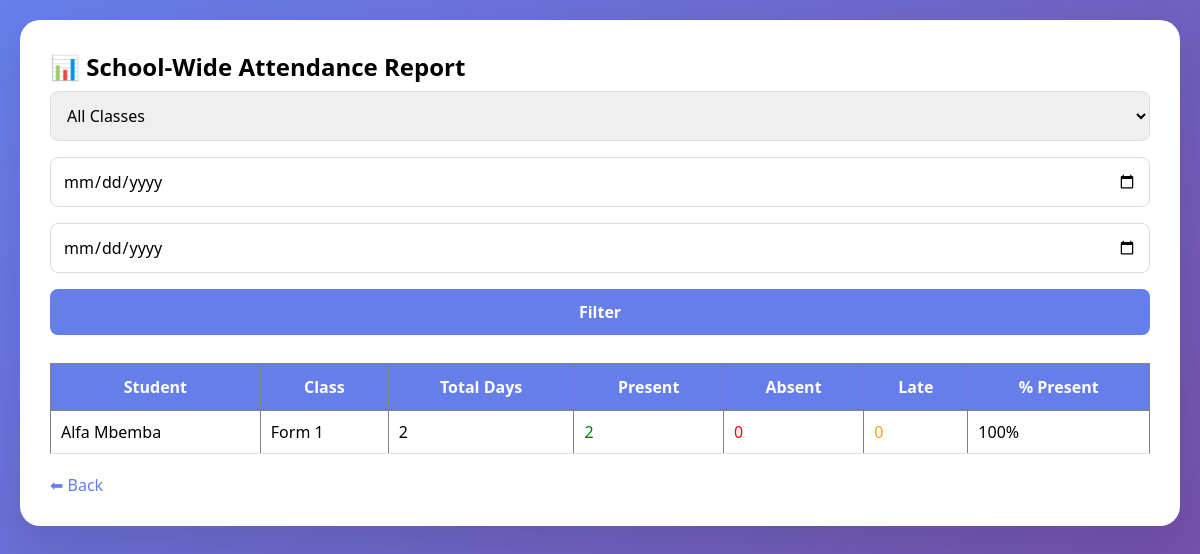
Page /attendance_report_all.php (signed in) on the committed database.
### tables this page shows
CREATE TABLE `students` (
  `id` int(11) NOT NULL,
  `admission_no` varchar(20) DEFAULT NULL,
  `full_name` varchar(100) DEFAULT NULL,
  `class` varchar(20) DEFAULT NULL,
  `parent_phone` varchar(15) DEFAULT NULL,
  `address` text DEFAULT NULL,
  `fee_paid` decimal(10,2) DEFAULT 0.00,
  `total_fees` decimal(10,2) DEFAULT 5000.00,
  `registered_date` timestamp NOT NULL DEFAULT current_timestamp()
);

### attendance_report_all.php (the view, shortened to what this page needs)
<?php include 'config.php'; if(!isset($_SESSION['admin'])) header('Location: index.php'); ?>
<!DOCTYPE html>
<html>
<head>
    <link rel="stylesheet" href="style.css">
</head>
<body>
<div class="container">
    <h2>📊 School-Wide Attendance Report</h2>
    <form method="GET">
        <select name="class">
            <option value="">All Classes</option>
        </select>
        <input type="date" name="from_date">
        <input type="date" name="to_date">
        <button type="submit">Filter</button>
    </form>
    <table border="1" cellpadding="8">
        <tr>
            <th>Student</th><th>Class</th><th>Total Days</th><th>Present</th><th>Absent</th><th>Late</th><th>% Present</th>
        </tr>
        <?php
        $class_filter = isset($_GET['class']) && $_GET['class'] != '' ? "AND class = '{$_GET['class']}'" : "";
        $students = $conn->query("SELECT * FROM students WHERE 1=1 $class_filter");
        while($student = $students->fetch_assoc()):
            $attendance = $conn->query("SELECT
                COUNT(*) as total,
                SUM(CASE WHEN status='Present' THEN 1 ELSE 0 END) as present,
                SUM(CASE WHEN status='Absent' THEN 1 ELSE 0 END) as absent,
                SUM(CASE WHEN status='Late' THEN 1 ELSE 0 END) as late
                FROM attendance WHERE student_id = {$student['id']}");
            $stats = $attendance->fetch_assoc();
            $total = $stats['total'] ?? 0;
            $present = $stats['present'] ?? 0;
            $percentage = $total > 0 ? round(($present / $total) * 100, 1) : 0;
        ?>
        <tr>
            <td><?= $student['full_name'] ?></td>
            <td><?= $student['class'] ?></td>
            <td><?= $total ?></td>
            <td style="color:green"><?= $present ?></td>
            <td style="color:red"><?= $stats['absent'] ?? 0 ?></td>
            <td style="color:orange"><?= $stats['late'] ?? 0 ?></td>
            <td><?= $percentage ?>%</td>
        </tr>
        <?php endwhile; ?>
    </table>
    <a href="index.php">⬅ Back</a>
</div>
</body>
</html>

### style.css (style rules this page uses)
* { margin: 0; padding: 0; box-sizing: border-box; font-family: 'Segoe UI', Tahoma, Geneva, Verdana, sans-serif; }
body { background: linear-gradient(135deg, #667eea 0%, #764ba2 100%); min-height: 100vh; padding: 20px; }
.container { max-width: 1200px; margin: auto; background: white; border-radius: 20px; padding: 30px; box-shadow: 0 20px 40px rgba(0,0,0,0.1); }
input, select, textarea, button { width: 100%; padding: 12px; margin: 8px 0; border: 1px solid #ddd; border-radius: 8px; font-size: 16px; }
button { background: #667eea; color: white; border: none; cursor: pointer; font-weight: bold; }
table { width: 100%; border-collapse: collapse; margin: 20px 0; }
th { background: #667eea; color: white; padding: 12px; }
td { padding: 10px; border-bottom: 1px solid #ddd; }
a { color: #667eea; text-decoration: none; }

### rows in the picture
students: full_name "Alfa Mbemba", class "Form 1", total "2", present "2", absent "0", late "0", percentage "100"
